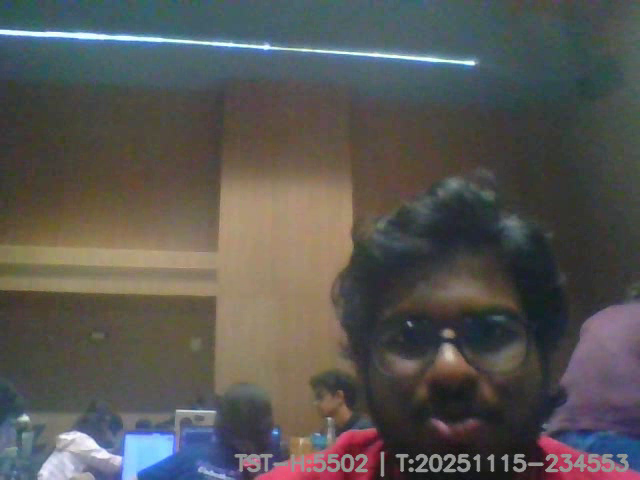
#> input picture frame 14 of assets/samples/watermarked_output.mp4, 640 x 480 px, given in place of the camera
$ python dynamic_watermarker.py
#> lines starting #> are read from the running program, lines starting #| are printed output that depends on the picture; after the words box and inside, x2 and y2 are one past the last pixel; in counts of white or black regions, pixels touching at a corner belong together
import cv2
import numpy as np
import time
import hmac
import hashlib
from datetime import datetime
import csv
import os

# --- 1. CONFIGURATION ---
INPUT_VIDEO_FILE = 0 # Set to 0 for the default webcam. Try 1, 2, etc., if 0 fails.
OUTPUT_VIDEO_FILE = 'watermarked_output.mp4'
WATERMARK_LOG_FILE = 'watermark_log.csv' # Log file for validator
LOG_DURATION_SECONDS = 30 # Limit log duration to 30 seconds for testing purposes

# **CRITICAL SECRET:** This key must be identical in the validator (test_validator.py).
SERVER_SECRET_KEY = b"YourUnbreakableWatermarkSecretKey12345"

# Opacity/Visibility settings
VISIBILITY_FLIP_INTERVAL_SECONDS = 10

# --- 2. CRYPTOGRAPHIC TOKEN LOGIC (HMAC-SHA256) ---

def generate_hmac_token():
    """
    Generates a unique 4-digit token based on HMAC-SHA256, ensuring non-sequential jumps.
    Returns the token string and the timestamp used to generate it.
    """
    current_time_seconds = int(time.time())

    # The message is the time, converted to bytes
    message = str(current_time_seconds).encode('utf-8')

    # 1. Compute the HMAC hash
    hmac_digest = hmac.new(
        key=SERVER_SECRET_KEY,
        msg=message,
        digestmod=hashlib.sha256
    ).hexdigest()

    # 2. TRUNCATE and Convert to a small integer (0000-9999)
    last_4_hex = hmac_digest[-4:]
    token_int = int(last_4_hex, 16)
    final_token = token_int % 10000

    # Format as a 4-digit string with leading zeros
    return f"{final_token:04d}", current_time_seconds

def get_current_opacity():
    """
    Determines the current watermark opacity for the adaptive visibility effect.
    """
    current_time_seconds = int(time.time())

    # Opacity is High (1.0) for 10s, Low (0.2) for the next 10s.
    if current_time_seconds % (VISIBILITY_FLIP_INTERVAL_SECONDS * 2) < VISIBILITY_FLIP_INTERVAL_SECONDS:
        return 1.0 # High Opacity (Fully visible text)
    else:
        return 0.2 # Low Opacity (Faint text)


def generate_watermark_text(token):
    """
    Creates the complete dynamic watermark signature.
    """
    dt_now = datetime.now().strftime("%Y%m%d-%H%M%S")

    signature = f"TST-H:{token} | T:{dt_now}"
    return signature

# --- 3. WATERMARK LOGGING AND EMBEDDING ---

def initialize_log_file():
    """Initializes the CSV log file with headers."""
    # Delete file if it exists to ensure a clean start
    if os.path.exists(WATERMARK_LOG_FILE):
        os.remove(WATERMARK_LOG_FILE)

    with open(WATERMARK_LOG_FILE, mode='w', newline='') as file:
        writer = csv.writer(file)
        writer.writerow(['timestamp_seconds', 'hmac_token'])

def log_watermark(timestamp, token):
    """Appends the current token and timestamp to the CSV log file."""
    with open(WATERMARK_LOG_FILE, mode='a', newline='') as file:
        writer = csv.writer(file)
        writer.writerow([timestamp, token])

def embed_watermark(frame, watermark_text, rect_alpha_multiplier):
    H, W = frame.shape[:2]
    font = cv2.FONT_HERSHEY_SIMPLEX
    font_scale = 0.7
    font_thickness = 2

    text_size = cv2.getTextSize(watermark_text, font, font_scale, font_thickness)[0]
    text_width, text_height = text_size[0], text_size[1]

    padding = 10
    text_x = W - text_width - padding
    text_y = H - padding

    # 1. Draw a semi-transparent black rectangle for contrast
    overlay = frame.copy()
    rect_color = (0, 0, 0)

    rect_alpha = 0.4 * rect_alpha_multiplier

    rect_top_left_x = text_x - padding
    rect_top_left_y = text_y - text_height - padding

    rect_bottom_right_x = W
    rect_bottom_right_y = H

    cv2.rectangle(overlay,
                  (rect_top_left_x, rect_top_left_y),
                  (rect_bottom_right_x, rect_bottom_right_y),
                  rect_color,
                  -1)

    cv2.addWeighted(overlay, rect_alpha, frame, 1 - rect_alpha, 0, frame)

    # 2. Add the text watermark
    text_opacity = rect_alpha_multiplier
    if text_opacity < 1.0:
        text_color = (150, 150, 150)
    else:
        text_color = (255, 255, 255)


    cv2.putText(frame, watermark_text,
                (text_x, text_y),
                font, font_scale, text_color, font_thickness, cv2.LINE_AA)

    return frame

# --- 4. MAIN PROCESSING LOOP ---
def process_dynamic_watermarking(input_source):

#> called with input_source = 0
    cap = cv2.VideoCapture(input_source, cv2.CAP_DSHOW)

    if not cap.isOpened():
        print(f"Error: Could not open video source {input_source}")
        print("Check if camera is available or try changing INPUT_VIDEO_FILE index (0, 1, etc.).")
        return

    frame_width = int(cap.get(cv2.CAP_PROP_FRAME_WIDTH))
    frame_height = int(cap.get(cv2.CAP_PROP_FRAME_HEIGHT))
    fps = cap.get(cv2.CAP_PROP_FPS)

    if fps <= 0.0:
        fps = 30.0

    # --- Codec and VideoWriter Initialization ---
    CODECS = ['XVID', 'MJPG', 'mp4v', 'DIVX']
    out = None
    for codec_name in CODECS:
        try:
            fourcc = cv2.VideoWriter_fourcc(*codec_name)
            out = cv2.VideoWriter(OUTPUT_VIDEO_FILE, fourcc, fps, (frame_width, frame_height))
            if out.isOpened():
                print(f"Successfully initialized video writer with codec: **{codec_name}**")
                break
        except Exception:
            continue

    if not out or not out.isOpened():
        print("Fatal Error: Could not find a working codec to write the video file.")
        cap.release()
        return
    # --- End Codec Initialization ---

    initialize_log_file() # Initialize the log file
    start_time = time.time()
    last_logged_time = 0

    print(f"Starting HMAC-TST watermarking. Estimated FPS: {fps:.2f}. ")
    print(f"Logging tokens for the first {LOG_DURATION_SECONDS} seconds to {WATERMARK_LOG_FILE}.")

    while cap.isOpened():
        ret, frame = cap.read()
#> frame is the input picture: shape (480, 640, 3); mean B, G, R 83.3, 85.9, 87.7
        if not ret:
            break

        current_time = time.time()
        current_time_s = int(current_time)

        # --- LOGIC EXECUTION ---
        opacity_multiplier = get_current_opacity()
        token, token_timestamp = generate_hmac_token() # Get the token and its source timestamp
        watermark_text = generate_watermark_text(token)

        # --- LOGGING (Once per second) ---
        if current_time_s > last_logged_time and current_time < start_time + LOG_DURATION_SECONDS:
            log_watermark(token_timestamp, token)
            last_logged_time = current_time_s

        # Stop processing after logging duration is met
        if current_time > start_time + LOG_DURATION_SECONDS + 5: # Give a few seconds buffer
             print("\nLOGGING COMPLETE. Ending stream now.")
             break

        # --- EMBEDDING ---
        frame = embed_watermark(frame, watermark_text, opacity_multiplier)
#> in embed_watermark, `cv2.rectangle(overlay, (rect_top_left_x, rect_top_left_y), (rect_botto..`:
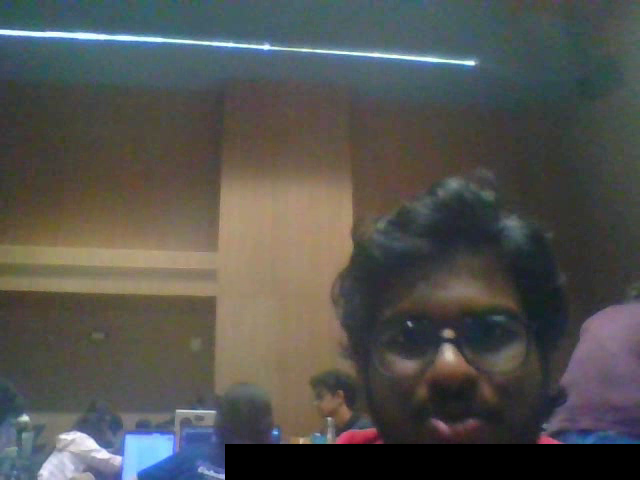
#> overlay: shape (480, 640, 3); 4.86% of pixels changed, all inside (x1, y1, x2, y2) = (225, 444, 640, 480)
#> in embed_watermark, `cv2.putText(frame, watermark_text, (text_x, text_y), font, font_scale,..`:
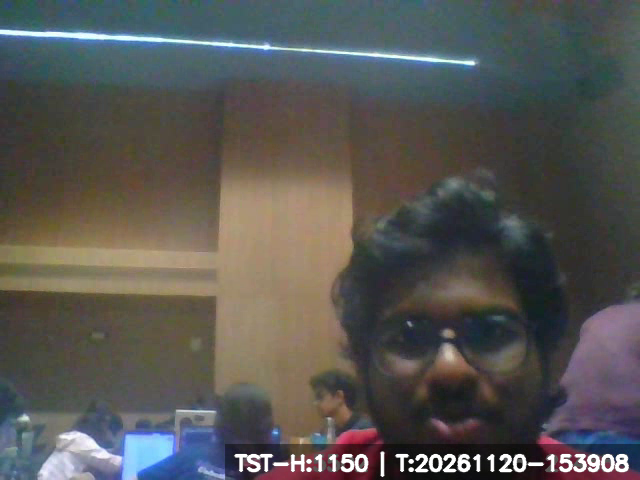
#> frame: shape (480, 640, 3); mean B, G, R 83.5, 86.4, 87.5

        out.write(frame)
        cv2.imshow('HMAC-TST Watermarked Stream', frame)

        if cv2.waitKey(1) & 0xFF == ord('q'):
#> (key q is pressed here)
            break

    # Cleanup
    cap.release()
    if out:
        out.release()
    cv2.destroyAllWindows()
    print(f"\nFinished processing. Output saved to {OUTPUT_VIDEO_FILE}")

# --- EXECUTE ---
process_dynamic_watermarking(INPUT_VIDEO_FILE)

$ run again, starting later in the video
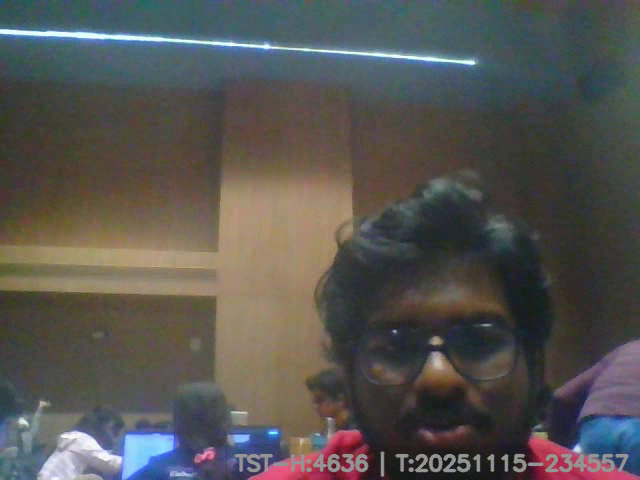
#> input picture frame 65 of assets/samples/watermarked_output.mp4, 640 x 480 px, given in place of the camera
#> in process_dynamic_watermarking, frame is the input picture: shape (480, 640, 3); mean B, G, R 81.6, 84.5, 86.3
#> in embed_watermark, `cv2.rectangle(overlay, (rect_top_left_x, rect_top_left_y), (rect_botto..`:
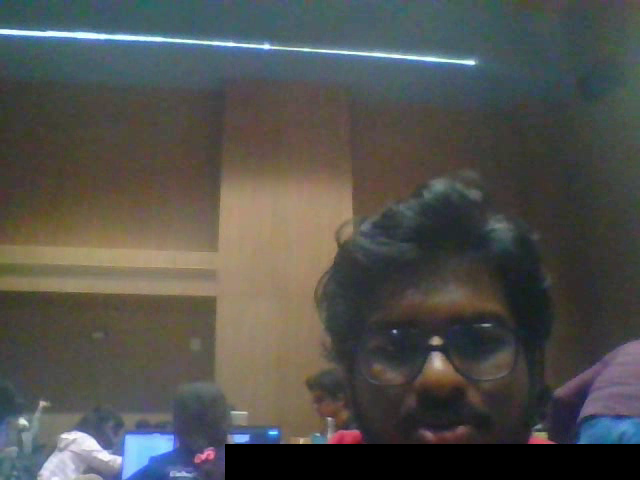
#> overlay: shape (480, 640, 3); 4.86% of pixels changed, all inside (x1, y1, x2, y2) = (225, 444, 640, 480)
#> in embed_watermark, `cv2.putText(frame, watermark_text, (text_x, text_y), font, font_scale,..`:
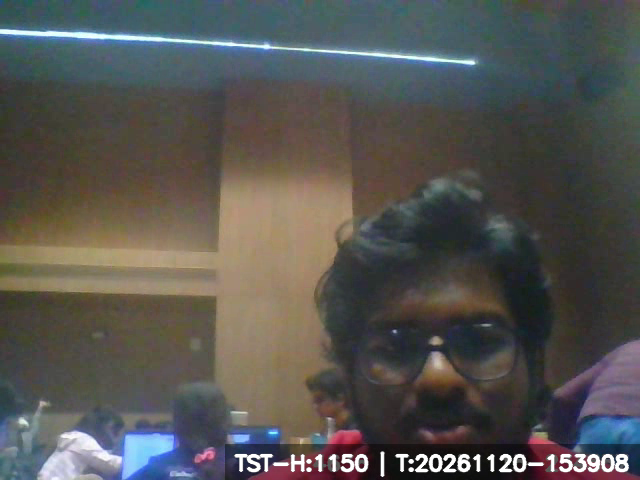
#> frame: shape (480, 640, 3); mean B, G, R 81.8, 85, 86

$ run again, starting later in the video
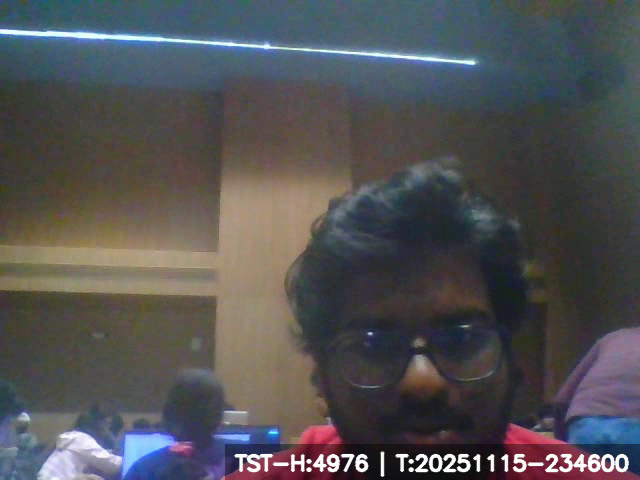
#> input picture frame 116 of assets/samples/watermarked_output.mp4, 640 x 480 px, given in place of the camera
#> in process_dynamic_watermarking, frame is the input picture: shape (480, 640, 3); mean B, G, R 84.2, 82.1, 82.4
#> in embed_watermark, `cv2.rectangle(overlay, (rect_top_left_x, rect_top_left_y), (rect_botto..`:
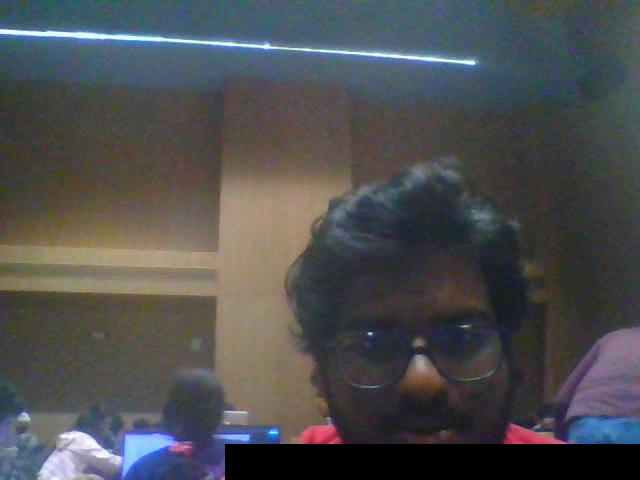
#> overlay: shape (480, 640, 3); 4.86% of pixels changed, all inside (x1, y1, x2, y2) = (225, 444, 640, 480)
#> in embed_watermark, `cv2.putText(frame, watermark_text, (text_x, text_y), font, font_scale,..`:
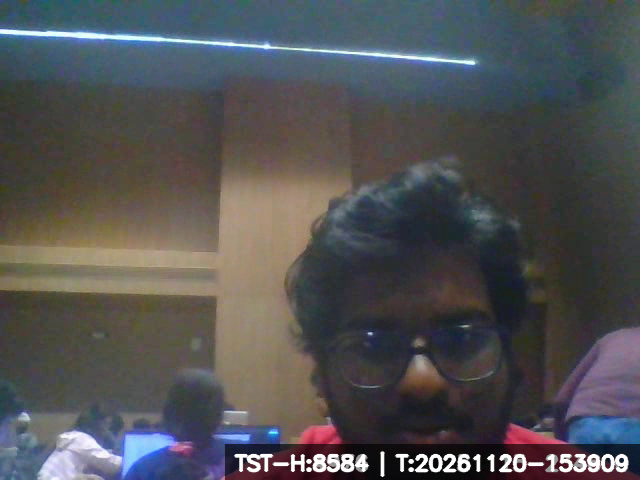
#> frame: shape (480, 640, 3); mean B, G, R 83.9, 82, 81.8
